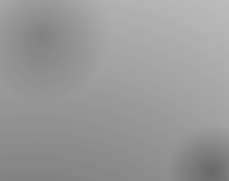
#> input picture code09/gray.png, 229 x 181 px
$ python task9_1.py
#> lines starting #> are read from the running program, lines starting #| are printed output that depends on the picture
import numpy as np
import matplotlib.pyplot as plt
import matplotlib.image as mpimg

from scipy import ndimage

# Create a figure (window)
fig = plt.figure(figsize=(11, 5))

# load the image
img = mpimg.imread('gray.png')
#> img is the input picture: shape (181, 229, 3) float32; min 0.412, max 0.737, mean 0.599
img = img[:, :, 0]
#> img: shape (181, 229) float32
axs1 = fig.add_subplot(1, 3, 1)
axs1.set_title('Original')
axs1.imshow(img, cmap='gray')

# compute Gauss-filtered gradients
img_gauss = ndimage.gaussian_filter(img, 10)
grad_x = ndimage.sobel(img_gauss, axis=1)
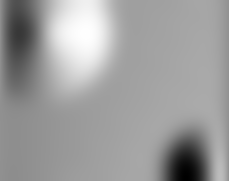
#> grad_x: shape (181, 229) float32; min -0.0237, max 0.0179, mean 0.00197; drawn with min black and max white
grad_y = ndimage.sobel(img_gauss, axis=0)
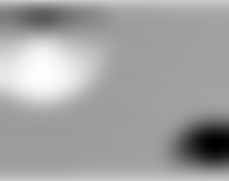
#> grad_y: shape (181, 229) float32; min -0.0339, max 0.00877, mean -0.00665; drawn with min black and max white

# create noise image
noise = np.random.random_sample(img.shape)
axs3 = fig.add_subplot(1, 3, 2)
axs3.set_title('Noise')
axs3.imshow(noise, cmap='gray')

###############################
# Task 1
###############################

number_samples = 10
img_test = img[:50, :50]
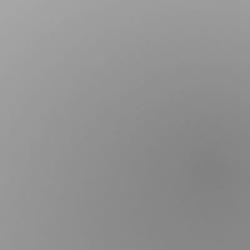
#> img_test: shape (50, 50) float32 (shown 5 times larger); min 0.51, max 0.655, mean 0.571
noise_test = noise[:50, :50]
img_shape = img.shape
#> img_shape = (181, 229)
LIC_image = np.zeros(img_shape)


def nearest_neighbor(x, y):
    if x < (int(x) + 0.5):
        x = int(x)
    else:
        x = int(x) + 1
    if y < (int(y) + 0.5):
        y = int(y)
    else:
        y = int(y) + 1
    return x, y


weight = 0
for i in range(number_samples):
    weight += (number_samples - i) / number_samples


for row in range(img_shape[0]):     # y-dim
    for col in range(img_shape[1]):     # x-dim
        C_xy = 0
        xi, yi = col, row
        for i in range(number_samples):
            if i == 0:
                C_xy += noise[yi, xi]
            else:
                xi_last, yi_last = xi, yi
                xi = xi_last + grad_x[row, col] / np.linalg.norm([grad_x[row, col], grad_y[row, col]])
                yi = yi_last + grad_y[row, col] / np.linalg.norm([grad_x[row, col], grad_y[row, col]])
                if xi < img_shape[1] - 1 and yi < img_shape[0] - 1:
                    xi, yi = nearest_neighbor(xi, yi)
                    C_xy += noise[yi, xi] * (number_samples - i) / number_samples
                else:
                    break
        LIC_image[row, col] = C_xy / weight
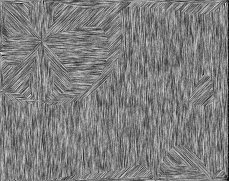
#> LIC_image: shape (181, 229) float64; min 0.000871, max 0.93, mean 0.496


# show LIC image
axs3 = fig.add_subplot(1, 3, 3)
axs3.set_title('LIC')
axs3.imshow(LIC_image, cmap='gray')

# Always run this, to make sure everything is displayed.
plt.show()
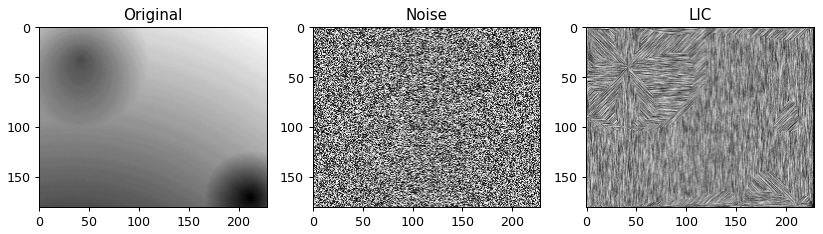
#> figure drawn by matplotlib, 3 panels
